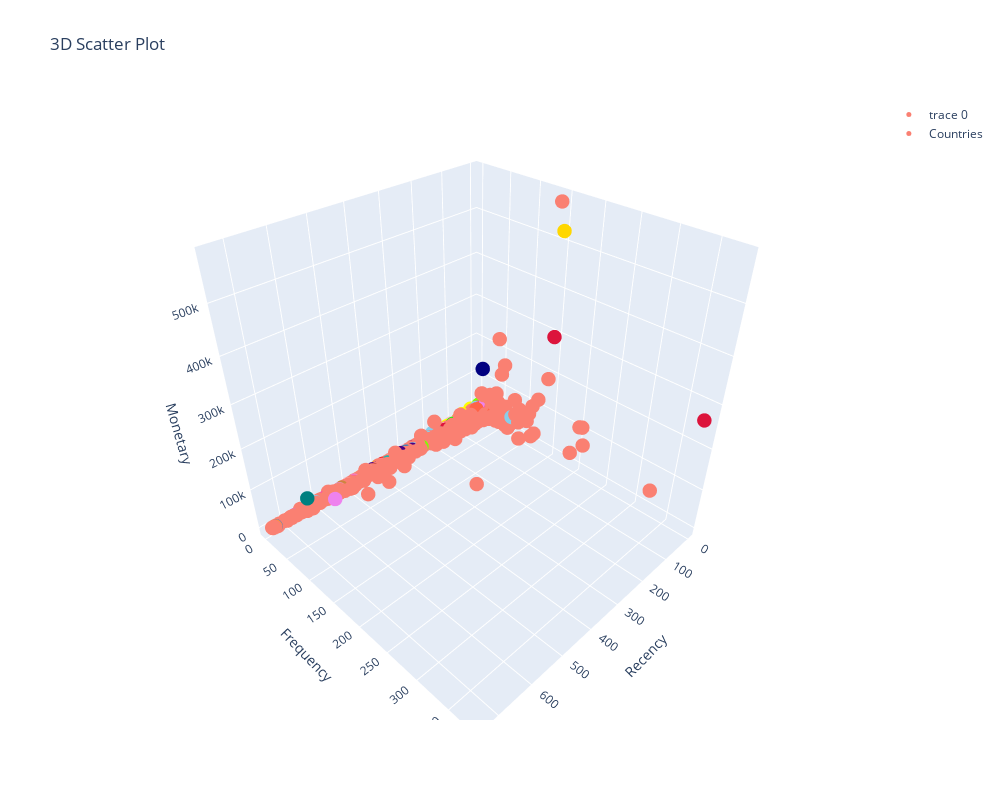

Notebook cell for this chart:
### Code cell
import plotly.graph_objects as go

country_colors = {
    'United Kingdom': 'salmon', 'Iceland': 'blue', 'Finland': 'green', 'Italy': 'purple', 'Norway': 'orange', 'Unspecified': 'gray', 'Bahrain': 'cyan', 'Spain': 'magenta', 'Portugal': 'lime',
    'Switzerland': 'yellow', 'Austria': 'brown', 'Cyprus': 'olive', 'Belgium': 'red','Denmark': 'teal','Netherlands': 'gold','Australia': 'navy',
    'RSA': 'orchid','France': 'tomato','Germany': 'skyblue','USA': 'silver','Thailand': 'peru','Greece': 'indigo','Sweden': 'violet',
    'Israel': 'pink','Saudi Arabia': 'darkgreen','Poland': 'lightcoral','United Arab Emirates': 'steelblue', 'Singapore': 'sienna', 'EIRE': 'crimson',
    'Brazil': 'maroon', 'Japan': 'chartreuse', 'Lebanon': 'slategray','Korea': 'sandybrown', 'Czech Republic': 'lavender', 'Channel Islands': 'lightpink',
    'European Community': 'mediumaquamarine', 'Lithuania': 'lightseagreen', 'Canada': 'mediumorchid','Malta': 'hotpink', 'Nigeria': 'darkorchid', 'West Indies': 'mediumslateblue'
}

mixed_data['color'] = mixed_data['country'].map(country_colors)

# Create a 3D scatter plot with the numeric variables and country colors
fig = go.Figure(data=[go.Scatter3d(
    x=mixed_data['recency'],
    y=mixed_data['frequency'],
    z=mixed_data['monetary'],
    mode='markers',
    marker=dict(
        color=mixed_data['color'],
        size=5
    )
)])

# Set the axes titles and plot title
fig.update_layout(
    scene=dict(
        xaxis_title='Recency',
        yaxis_title='Frequency',
        zaxis_title='Monetary'
    ),
    title='3D Scatter Plot',
    width=1000,  # Adjust the width of the figure
    height=800  # Adjust the height of the figure
)

# Create a custom legend
legend_labels = list(country_colors.keys())
legend_trace = [go.Scatter3d(
    x=[None],
    y=[None],
    z=[None],
    mode='markers',
    marker=dict(
        color=[country_colors[label] for label in legend_labels],
        size=5
    ),
    showlegend=True,
    name='Countries'
)]
fig.add_trace(legend_trace[0])
fig.show()

### Figure 1 — Plotly figure (JSON) as saved in the notebook; plotly's stock layout.template omitted (floating-point values rounded to 4 significant figures; data arrays with more than 128 entries replaced by an {"elided": "..."} marker saying what was removed)
{"data": [{"marker": {"color": {"elided": "5912 str values"}, "size": 5}, "mode": "markers", "type": "scatter3d", "x": {"elided": "5912 int values"}, "y": {"elided": "5912 int values"}, "z": {"elided": "5912 float values"}}, {"marker": {"color": ["salmon", "blue", "green", "purple", "orange", "gray", "cyan", "magenta", "lime", "yellow", "brown", "olive", "red", "teal", "gold", "navy", "orchid", "tomato", "skyblue", "silver", "peru", "indigo", "violet", "pink", "darkgreen", "lightcoral", "steelblue", "sienna", "crimson", "maroon", "chartreuse", "slategray", "sandybrown", "lavender", "lightpink", "mediumaquamarine", "lightseagreen", "mediumorchid", "hotpink", "darkorchid", "mediumslateblue"], "size": 5}, "mode": "markers", "name": "Countries", "showlegend": true, "type": "scatter3d", "x": [null], "y": [null], "z": [null]}], "layout": {"height": 800, "scene": {"xaxis": {"title": {"text": "Recency"}}, "yaxis": {"title": {"text": "Frequency"}}, "zaxis": {"title": {"text": "Monetary"}}}, "title": {"text": "3D Scatter Plot"}, "width": 1000}}
